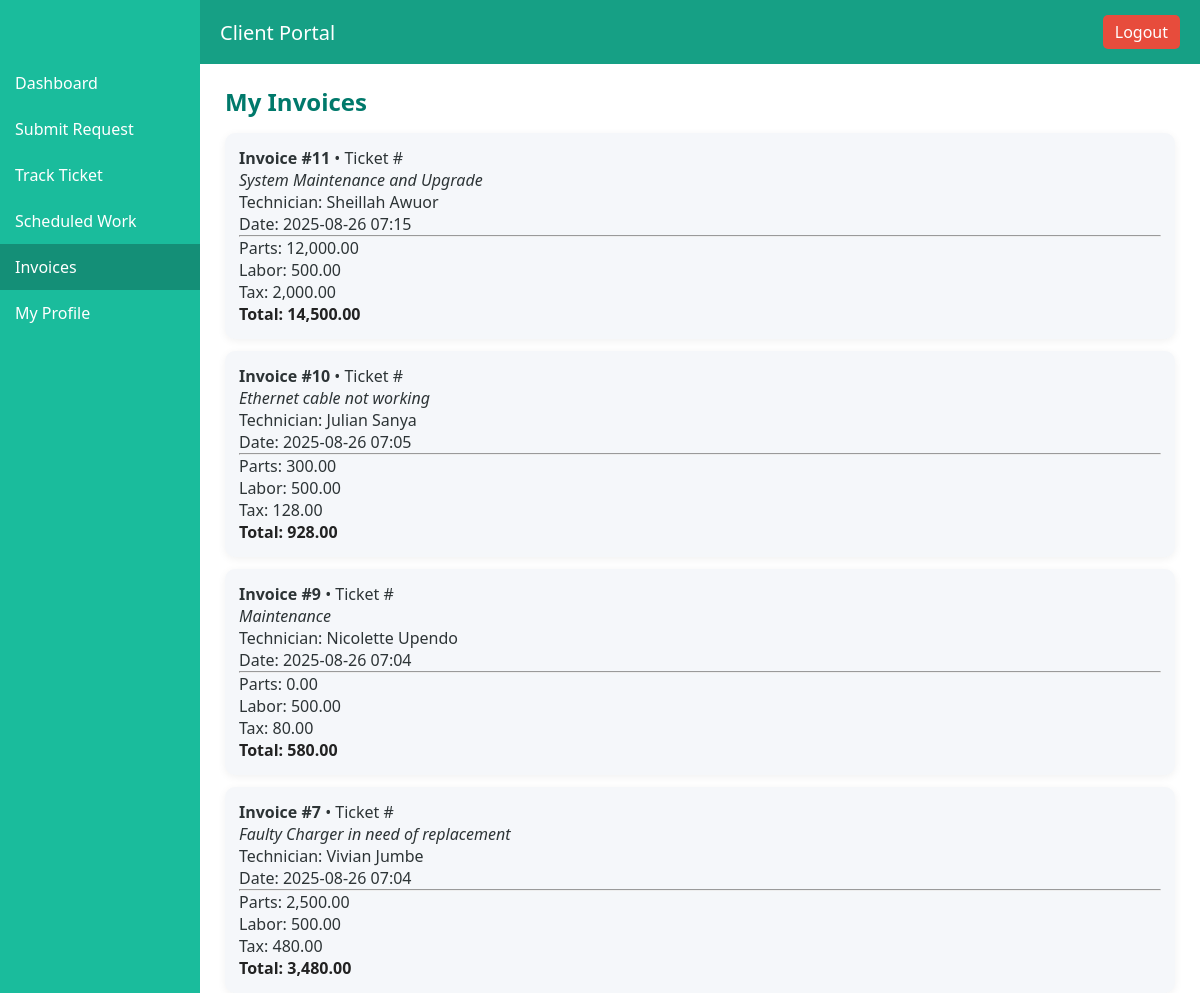
Page /client/invoices.php (signed in) on the committed database.
### tables this page shows
CREATE TABLE `service_requests` (
  `id` int(11) NOT NULL,
  `client_username` varchar(50) NOT NULL,
  `ticket_number` varchar(20) DEFAULT NULL,
  `customer_id` int(11) DEFAULT NULL,
  `device` varchar(100) DEFAULT NULL,
  `issue` text DEFAULT NULL,
  `priority` enum('Low','Medium','High','Urgent') DEFAULT 'Low',
  `technician_id` int(11) DEFAULT NULL,
  `scheduled_date` datetime DEFAULT NULL,
  `invoice_id` int(11) DEFAULT NULL,
  `status` enum('pending','in_progress','completed') NOT NULL DEFAULT 'pending',
  `created_at` timestamp NOT NULL DEFAULT current_timestamp(),
  `description` text DEFAULT NULL
);

CREATE TABLE `invoices` (
  `id` int(11) NOT NULL,
  `request_id` int(11) DEFAULT NULL,
  `client_username` varchar(50) DEFAULT NULL,
  `amount` decimal(10,2) DEFAULT NULL,
  `created_at` timestamp NOT NULL DEFAULT current_timestamp(),
  `parts_total` decimal(10,2) NOT NULL DEFAULT 0.00,
  `labor_total` decimal(10,2) NOT NULL DEFAULT 0.00,
  `tax` decimal(10,2) NOT NULL DEFAULT 0.00,
  `total` decimal(10,2) NOT NULL DEFAULT 0.00,
  `notes` text DEFAULT NULL
);

CREATE TABLE `technicians` (
  `id` int(11) NOT NULL,
  `name` varchar(100) DEFAULT NULL,
  `specialty` varchar(100) DEFAULT NULL,
  `phone` varchar(20) DEFAULT NULL,
  `status` enum('available','busy') DEFAULT 'available'
);

### client/invoices.php (the view, shortened to what this page needs)
<?php
include "../config.php";
$username = $_SESSION['username'];
$sql = "SELECT i.*, sr.ticket_number, sr.description, sr.scheduled_date, sr.status,
               t.name AS tech_name
         FROM invoices i
         JOIN service_requests sr ON i.request_id = sr.id
         LEFT JOIN technicians t ON sr.technician_id = t.id
         WHERE i.client_username = ?
         ORDER BY i.created_at DESC";
$stmt = $conn->prepare($sql);
$stmt->bind_param("s", $username);
$stmt->execute();
$invoices = $stmt->get_result();
?>
<!DOCTYPE html>
<html lang="en">
<head>
  <link rel="stylesheet" href="../assets/style.css">
</head>
<body class="client-theme">
<header>
  <h1>Client Portal</h1>
  <a href="../logout.php" class="logout">Logout</a>
</header>
<aside>
  <ul>
    <li><a href="dashboard.php">Dashboard</a></li>
    <li><a href="submit_request.php">Submit Request</a></li>
    <li><a href="track_ticket.php">Track Ticket</a></li>
    <li><a href="schedule.php">Scheduled Work</a></li>
    <li><a href="invoices.php" class="active">Invoices</a></li>
    <li><a href="profile.php">My Profile</a></li>
  </ul>
</aside>
<main>
  <h2>My Invoices</h2>
  <?php while($inv = $invoices->fetch_assoc()): ?>
    <div class="invoice-card">
      <div><strong>Invoice #<?= $inv['id'] ?></strong> • Ticket #<?= htmlspecialchars($inv['ticket_number']) ?></div>
      <div><em><?= htmlspecialchars($inv['description']) ?></em></div>
      <div>Technician: <?= htmlspecialchars($inv['tech_name'] ?: '—') ?></div>
      <div>Date: <?= substr($inv['created_at'], 0, 16) ?></div>
      <hr>
      <div>Parts: <?= number_format($inv['parts_total'], 2) ?></div>
      <div>Labor: <?= number_format($inv['labor_total'], 2) ?></div>
      <div>Tax: <?= number_format($inv['tax'], 2) ?></div>
      <div class="totals">Total: <?= number_format($inv['total'], 2) ?></div>
    </div>
  <?php endwhile; ?>
</main>
</body>
</html>

### assets/style.css (style rules this page uses)
* { margin: 0; padding: 0; box-sizing: border-box; }
html, body { height: 100%; }
body { font-family: "Segoe UI", Roboto, sans-serif; background: #f4f6f9; color: #2d3436; display: flex; min-height: 100vh; }
header { position: fixed; top: 0; left: 200px; right: 0; background: #2c3e50; color: white; padding: 15px 20px; display: flex; justify-content: space-between; align-items: center; z-index: 1000; }
header h1 { font-size: 20px; font-weight: 500; }
header .logout { background: #e74c3c; padding: 6px 12px; border-radius: 5px; text-decoration: none; color: white; }
aside { width: 200px; background: #34495e; padding-top: 60px; position: fixed; left: 0; top: 0; bottom: 0; }
aside ul { list-style: none; }
aside ul li a { display: block; padding: 12px 15px; color: #ecf0f1; text-decoration: none; transition: background 0.2s; }
aside ul li a.active { background: #1a252f; }
main { margin-left: 200px; margin-top: 60px; padding: 25px; flex: 1; }
h2, h3 { margin-bottom: 15px; font-weight: 600; color: #2c3e50; }
body.client-theme { background: #f0fdfb; }
body.client-theme header { background: #16a085; }
body.client-theme aside { background: #1abc9c; }
body.client-theme aside a { color: white; }
body.client-theme aside a.active, body.client-theme aside a:hover { background: #148f77; }
body.client-theme main { background: #ffffff; }
body.client-theme h2, body.client-theme h3 { color: #00796b; }

### client/invoices.php (style rules this page uses)
.invoice-card { background: var(--card-bg, #f5f7fa); padding:14px; border-radius:10px; box-shadow:0 2px 8px rgba(0,0,0,0.06); margin-bottom:12px; }
.totals { font-weight:700; color:#222; }

### rows in the picture
service_requests: invoice "11", description "System Maintenance and Upgrade", technician.name "Sheillah Awuor", invoice.created_at "2025-08-26 07:15", invoice.parts_total "12,000.00", invoice.labor_total "500.00", invoice.tax "2,000.00", invoice.total "14,500.00"
service_requests: invoice "10", description "Ethernet cable not working", technician.name "Julian Sanya", invoice.created_at "2025-08-26 07:05", invoice.parts_total "300.00", invoice.labor_total "500.00", invoice.tax "128.00", invoice.total "928.00"
service_requests: invoice "9", description "Maintenance", technician.name "Nicolette Upendo", invoice.created_at "2025-08-26 07:04", invoice.parts_total "0.00", invoice.labor_total "500.00", invoice.tax "80.00", invoice.total "580.00"
service_requests: invoice "7", description "Faulty Charger in need of replacement", technician.name "Vivian Jumbe", invoice.created_at "2025-08-26 07:04", invoice.parts_total "2,500.00", invoice.labor_total "500.00", invoice.tax "480.00", invoice.total "3,480.00"
